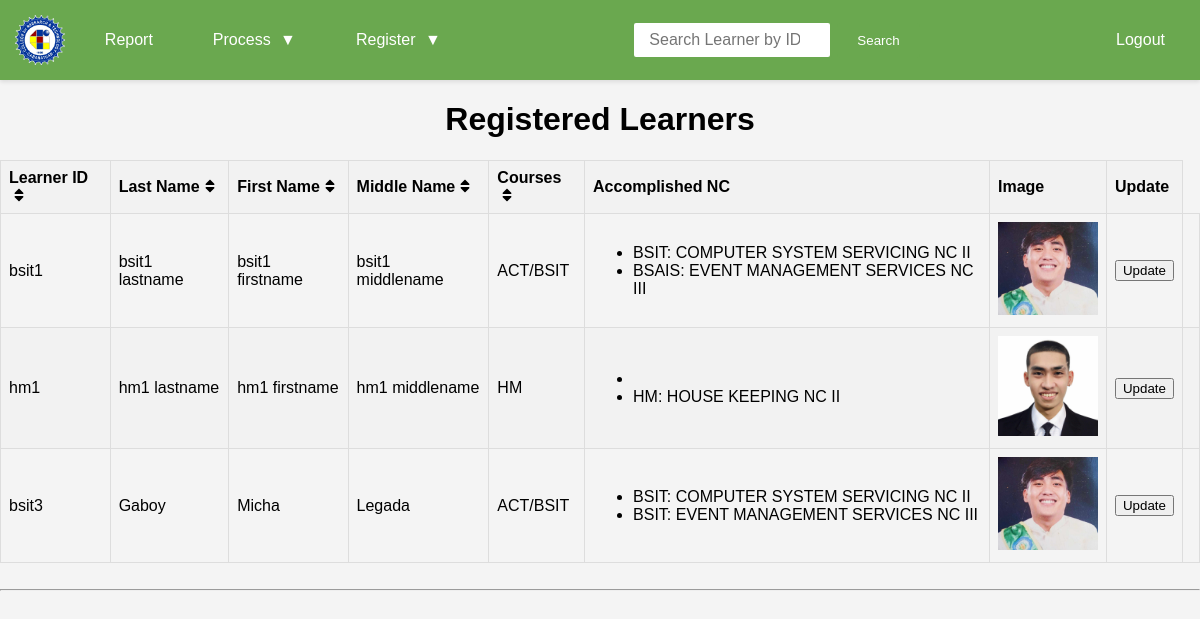
The page /admin_show_register_db.php on the database its author committed.
### tables this page shows
CREATE TABLE `learners` (
  `id` int(11) NOT NULL,
  `learner_id` varchar(255) NOT NULL,
  `lastname` varchar(255) NOT NULL,
  `firstname` varchar(255) NOT NULL,
  `middlename` varchar(255) NOT NULL,
  `image` varchar(255) NOT NULL,
  `courses` varchar(100) DEFAULT NULL,
  `specialization` varchar(255) NOT NULL,
  `status` enum('Pending','Approved','Rejected') NOT NULL DEFAULT 'Pending',
  `password` varchar(255) DEFAULT NULL
);

### admin_show_register_db.php (the view, shortened to what this page needs)
<!DOCTYPE html>
<html lang="en">
<head>
    <link rel="stylesheet" href="https://cdnjs.cloudflare.com/ajax/libs/font-awesome/5.15.4/css/all.min.css">
</head>
<body>
<nav>
        <div class="nav-branding">
            <img src="crt-logo.png" alt="Logo">
            <ul>
                <li><a href="admin_report.php">Report</a></li>
                <li class="dropdown">
                    <a href="#" class="dropbtn">Process <span class="dropdown-icon">&#9660;</span></a>
                </li>
                <li class="dropdown">
                    <a href="#" class="dropbtn">Register <span class="dropdown-icon">&#9660;</span></a>
                </li>
            </ul>
        </div>
        <div class="search-bar">
            <form action="#" method="get">
                <input type="search" name="search" placeholder="Search Learner by ID">
                <input type="submit" value="Search">
            </form>
        </div>
        <div class="logout">
            <a href="login.php">Logout</a>
        </div>
    </nav>
    <h1 style="text-align: center;">Registered Learners</h1>
    <table>
        <thead>
            <tr>
                <th>Learner ID</th>
                <th>Last Name</th>
                <th>First Name</th>
                <th>Middle Name</th>
                <th>Courses</th>
                <th>Accomplished NC</th>
                <th>Image</th>
                <th>Update</th>
            </tr>
        </thead>
        <tbody>
            <?php
$servername = "localhost";
$username = "root";
$password = "";
$dbname = "register_db";
$port = 3307;
$conn = new mysqli($servername, $username, $password, $dbname, $port);
$search_query = isset($_GET['search'])? $_GET['search'] : '';
$sql = "SELECT * FROM learners WHERE (learner_id LIKE '%$search_query%' OR lastname LIKE '%$search_query%' OR firstname LIKE '%$search_query%' OR middlename LIKE '%$search_query%') AND status = 'Approved'";
$result = $conn->query($sql);
if ($result->num_rows > 0) {
    while($row = $result->fetch_assoc()) {
        echo "<tr>";
        echo "<td>". $row["learner_id"]. "</td>";
        echo "<td>". $row["lastname"]. "</td>";
        echo "<td>". $row["firstname"]. "</td>";
        echo "<td>". $row["middlename"]. "</td>";
        echo "<td>". $row["courses"]. "</td>";
        echo "<td>";
        echo "<ul>";
        $accomplished_nc_items = explode(',', $row["specialization"]);
        foreach ($accomplished_nc_items as $item) {
            echo "<li>$item</li>";
        }
        echo "</ul>";
        echo "</td>";
        echo "<td><img src='uploads/". $row["image"]. "' alt='Image' width='100'></td>";
        echo "<td>";
        echo "<form action='update_register_db.php' method='post'>";
        echo "<button type='submit'>Update</button>";
        echo "</form>";
        echo "</td>";
        echo "<td>";
        echo "</td>";
        echo "</tr>";
    }
} else {
    echo "<tr><td colspan='8'>No data found.</td></tr>";
}
?>
        </tbody>
    </table>
<br>
<hr>
<br>
</body>
</html>

### admin_show_register_db.php (style rules this page uses)
body { font-family: Arial, sans-serif; background-color: #f4f4f4; margin: 0; padding: 0; box-sizing: border-box; }
nav { background-color: #6aa84f; padding: 15px; text-align: center; display: flex; align-items: center; justify-content: space-between; box-shadow: 0px 2px 4px rgba(0, 0, 0, 0.1); }
.nav-branding { display: flex; align-items: center; }
nav a { color: white; text-decoration: none; padding: 10px 20px; transition: color 0.3s ease; }
nav img { height: 50px; margin-right: 10px; }
nav ul { list-style-type: none; margin: 0; padding: 0; display: flex; align-items: center; }
nav li { margin: 0 10px; }
.dropdown { position: relative; }
.dropdown-icon { margin-left: 5px; }
table { border-collapse: collapse; width: 100%; margin-top: 20px; }
th, td { border: 1px solid #ddd; padding: 8px; text-align: left; }
th { background-color: #f2f2f2; }
tr:nth-child(even) { background-color: #f2f2f2; }
.search-bar { display: flex; align-items: center; margin-right: 15px; }
.search-bar form { display: flex; align-items: center; }
.search-bar input[type="search"] { border: 2px solid #6aa84f; background-color: #fff; padding: 10px 15px; outline: none; border-radius: 4px; margin-right: 5px; height: 38px; font-size: 16px; width: 200px; }
.search-bar input[type="submit"] { background-color: #6aa84f; color: white; padding: 10px 20px; border: none; border-radius: 4px; cursor: pointer; outline: none; margin: 0; }

### rows shown on the page
learners: learner "bsit1", lastname "bsit1 lastname", firstname "bsit1 firstname", middlename "bsit1 middlename", courses "ACT/BSIT", specialization "BSIT: COMPUTER SYSTEM SERVICING NC II", specialization "BSAIS: EVENT MANAGEMENT SERVICES NC III", image (picture)
learners: learner "hm1", lastname "hm1 lastname", firstname "hm1 firstname", middlename "hm1 middlename", courses "HM", specialization "HM: HOUSE KEEPING NC II", image (picture)
learners: learner "bsit3", lastname "Gaboy", firstname "Micha", middlename "Legada", courses "ACT/BSIT", specialization "BSIT: COMPUTER SYSTEM SERVICING NC II", specialization "BSIT: EVENT MANAGEMENT SERVICES NC III", image (picture)
